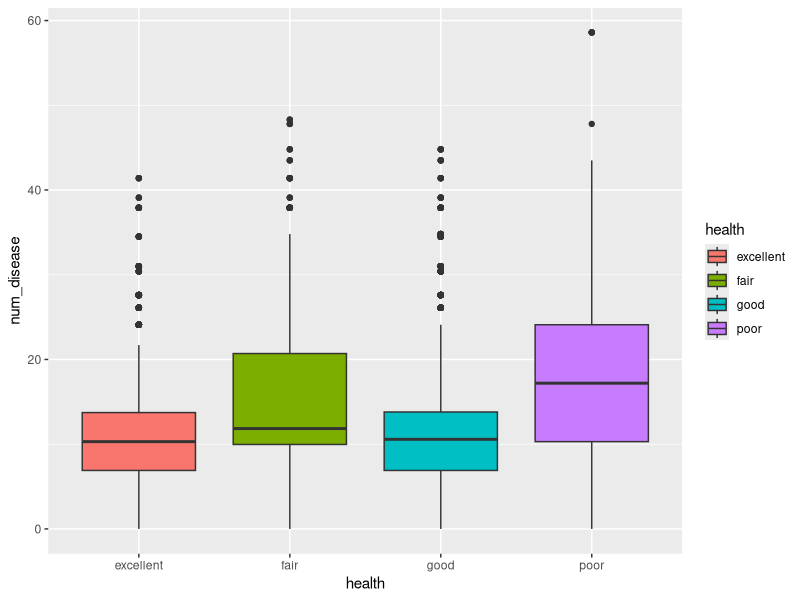
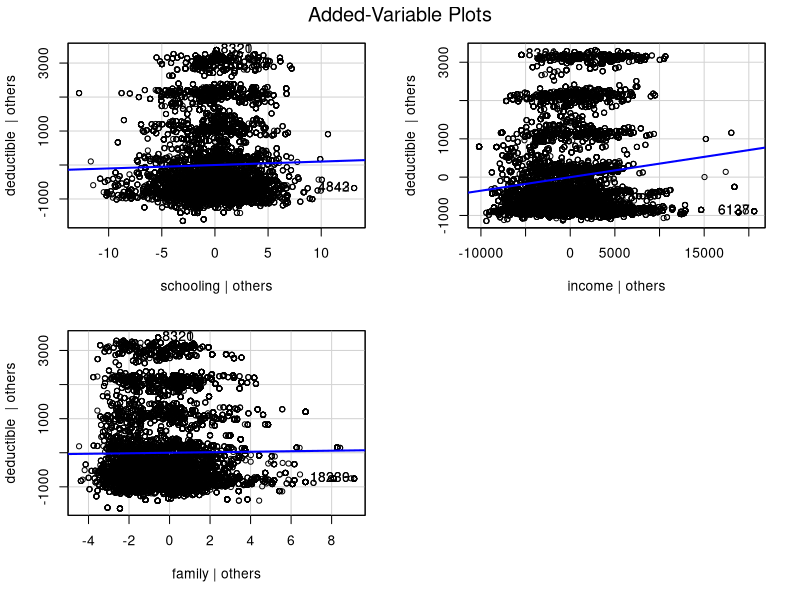

Write the R code that produced these figures, in order.
## ---- chunk 1
knitr::opts_chunk$set(warning = FALSE, message = FALSE) 
## ---- chunk 2
# Read in data
DoctorContacts <- read.csv("UpdatedDoctorContacts.csv")
head(DoctorContacts)
## ---- chunk 3
# Load packages
library(tidyverse)
library(ggplot2)
## ---- chunk 4
names(DoctorContacts)
## ---- chunk 5
DoctorContacts$health <- as.factor(DoctorContacts$health)
head(DoctorContacts)
## ---- chunk 6
ggplot(DoctorContacts, aes(x=health, y=num_disease, fill=health)) + geom_boxplot() 
## ---- chunk 7
deductibleAffected_model <- lm(deductible ~ schooling + income + family, data = DoctorContacts)
coef(deductibleAffected_model)
## ---- chunk 8
summary(deductibleAffected_model)
## ---- chunk 9
0.05/3
## ---- chunk 10
anova(deductibleAffected_model)
## ---- chunk 11
library(MASS)
aic<-stepAIC(deductibleAffected_model, direction='both')
## ---- chunk 12
library(car)
vif(aic)
## ---- chunk 13
avPlots(deductibleAffected_model)
